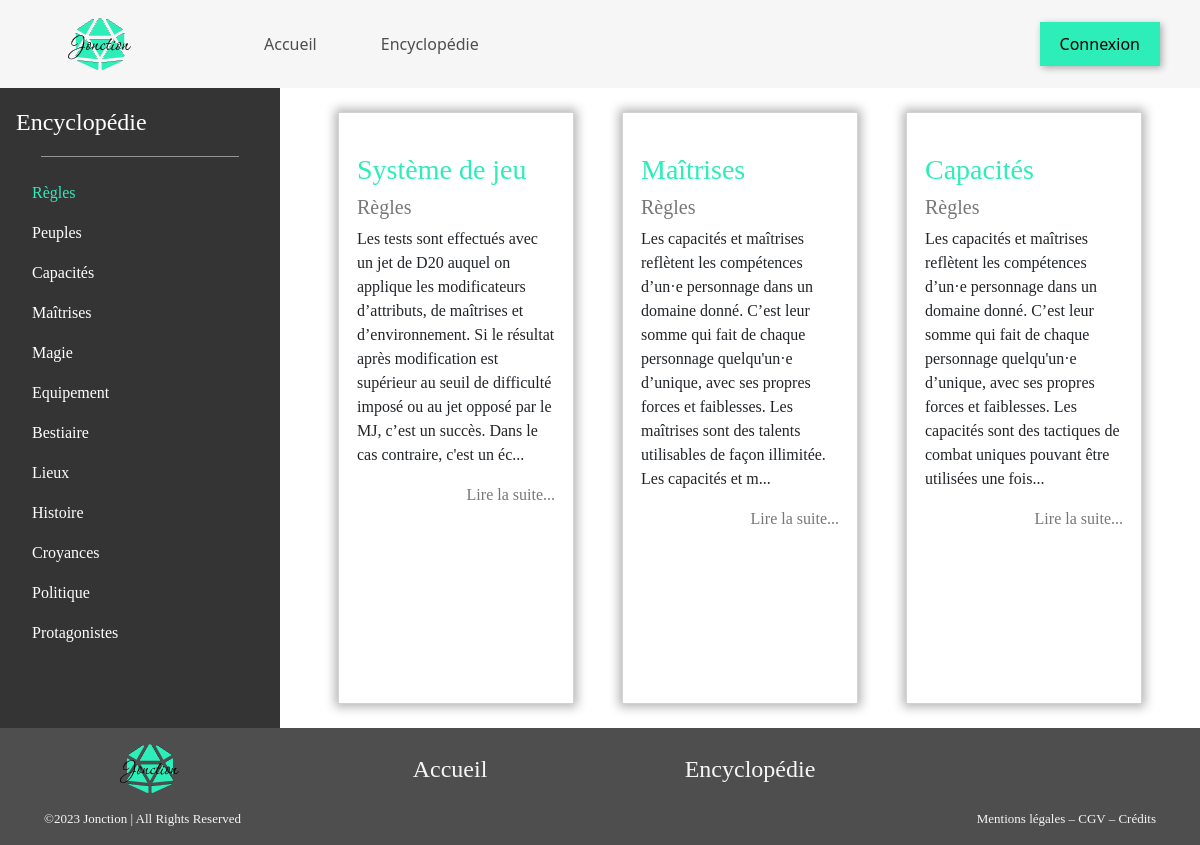
The app's page /categorie.php?name=Règles with its own data.
### tables this page shows
CREATE TABLE IF NOT EXISTS `categories` (
  `id` int NOT NULL AUTO_INCREMENT,
  `cat_name` varchar(45) DEFAULT NULL,
  PRIMARY KEY (`id`)
);

CREATE TABLE IF NOT EXISTS `pages` (
  `id` int NOT NULL AUTO_INCREMENT,
  `title` varchar(45) DEFAULT NULL,
  `content` text,
  `images_id` int NOT NULL,
  PRIMARY KEY (`id`,`images_id`),
  KEY `fk_pages_images1_idx` (`images_id`)
);

### classes/Utils.php (called while the page is built, shortened)
<?php
class Utils
{
  public static function selectFrom(object $pdo, string $tableName): array
  {
    $stmt = $pdo->query("SELECT * FROM $tableName");
    $table = $stmt->fetchAll();
    return $table;
  }
}

### data/datas.php (called while the page is built, shortened)
<?php
require_once __DIR__ . '/../classes/Utils.php';
try {
    $pdo = Utils::newPDO();
} catch (PDOException) {
    http_response_code(500);
    echo "La connexion à la BDD a échoué";
    exit;
}
$categories = Utils::selectFrom($pdo, 'categories');
$stmt = $pdo->query
    ("SELECT images.*, categories.*, categories_has_pages.categories_id, pages.*
    FROM `pages`
    INNER JOIN categories_has_pages
    ON pages.id = categories_has_pages.pages_id
    INNER JOIN categories
    ON categories.id = categories_has_pages.categories_id
    INNER JOIN images
    ON images.id = pages.images_id");
$fullArticle = $stmt->fetchAll(PDO::FETCH_ASSOC);

### categorie.php (the view, shortened to what this page needs)
<?php
$title = $_GET['name'];
require_once __DIR__ . '/data/datas.php';
require_once __DIR__ . '/layout/header.php';
$name = ($_GET['name']) ?? null;
?>
<main class="main_sidebar">
<?php require_once __DIR__ . '/layout/sidebar.php' ?>
    <div class="corpus row w-100 justify-content-center">
        <?php foreach ($fullArticle as $article) {
            if ($article['cat_name'] === $name) { ?>
                <article class ="card col-3 m-4 p-0">
                    <div class="card_img">
                    </div>
                    <div class="card_text">
                        <h3><?php echo $article['title'] ?></h3>
                        <h5><?php echo $article['cat_name'] ?></h5>
                        <p><?php echo substr($article['content'], 0, 300) . "..." ?></p>
                        <a class="text-black text-decoration-none d-flex justify-content-end" href="article.php?id=<?php echo $article['id'] ?>">Lire la suite...</a>
                    </div>
                </article>
            <?php }
        }?>
    </div>
</main>
<?php
require_once 'layout/footer.php';

### layout/sidebar.php
<?php require_once __DIR__ . '/../data/datas.php'; ?>
<div class="sidebar d-flex flex-column flex-shrink-0 p-3">
    <?php if ($title === 'Administration' || $title === 'Nouvel Article' || $title === 'Éditeur') { ?>
        <a href="admin.php" class="d-flex align-items-center mb-3 mb-md-0 me-md-auto text-white text-decoration-none">
            <span class="fs-4">
                <?php echo 'Administration';
    } else { ?>
        <a href="encyclopedie.php" class="d-flex align-items-center mb-3 mb-md-0 me-md-auto text-white text-decoration-none">
            <span class="fs-4">
                <?php echo 'Encyclopédie' ;
            } ?>
            </span>
        </a>
    <hr>
    <ul class="nav flex-column mb-auto">
    <?php foreach ($categories as $categorie) { ?>
        <li class="nav-item">
            <a href="categorie.php?name=<?php echo $categorie['cat_name']?>" class="nav-link <?php echo ($title === $categorie['cat_name']) ? 'nav_highlight' : 'text-white' ?>" aria-current="page"><?php echo $categorie['cat_name'] ?></a>
        </li>
    <?php } ?>
    </ul>
</div>

### assets/style.css (style rules this page uses)
main { font-family: 'Alegreya',Georgia,"Times New Roman",serif; }
.main_sidebar { display: flex; flex-wrap: nowrap; min-height: 80vh; }
hr { width: 10%; margin: 1rem auto !important; opacity: .5 !important; }
.sidebar { background-color: #353434; width: 280px; }
.sidebar hr { color: #f6f6f6; width: 80%; }
.nav_highlight { color: #2dedb9 !important; }
.card { box-shadow: 0 0 10px 3px rgba(0, 0, 0, 0.3); border-radius: 0% !important; }
.card_text { padding: 16px 18px; }
.card_text h3 { color: #2dedb9; }
.card_text h5 { color: #777777; }
.card_text a { color: #777777 !important; }

### records on screen
categories: cat_name "Règles"
categories: cat_name "Peuples"
categories: cat_name "Capacités"
categories: cat_name "Maîtrises"
categories: cat_name "Magie"
categories: cat_name "Equipement"
categories: cat_name "Bestiaire"
categories: cat_name "Lieux"
categories: cat_name "Histoire"
categories: cat_name "Croyances"
categories: cat_name "Politique"
categories: cat_name "Protagonistes"
pages: title "Système de jeu", categories.cat_name "Règles", content "Les tests sont effectués avec un jet de D20 auquel on applique les modificateurs d’attributs, de maîtrises et d’environnement. Si le résultat après modification est supérieur au seuil de difficulté imposé ou au jet opposé par le MJ, c’est un succès. Dans le cas contraire, c'est un éc"
pages: title "Maîtrises", categories.cat_name "Règles", content "Les capacités et maîtrises reflètent les compétences d’un·e personnage dans un domaine donné. C’est leur somme qui fait de chaque personnage quelqu'un·e d’unique, avec ses propres forces et faiblesses. Les maîtrises sont des talents utilisables de façon illimitée. Les capacités et m"
pages: title "Capacités", categories.cat_name "Règles", content "Les capacités et maîtrises reflètent les compétences d’un·e personnage dans un domaine donné. C’est leur somme qui fait de chaque personnage quelqu'un·e d’unique, avec ses propres forces et faiblesses. Les capacités sont des tactiques de combat uniques pouvant être utilisées une fois"
